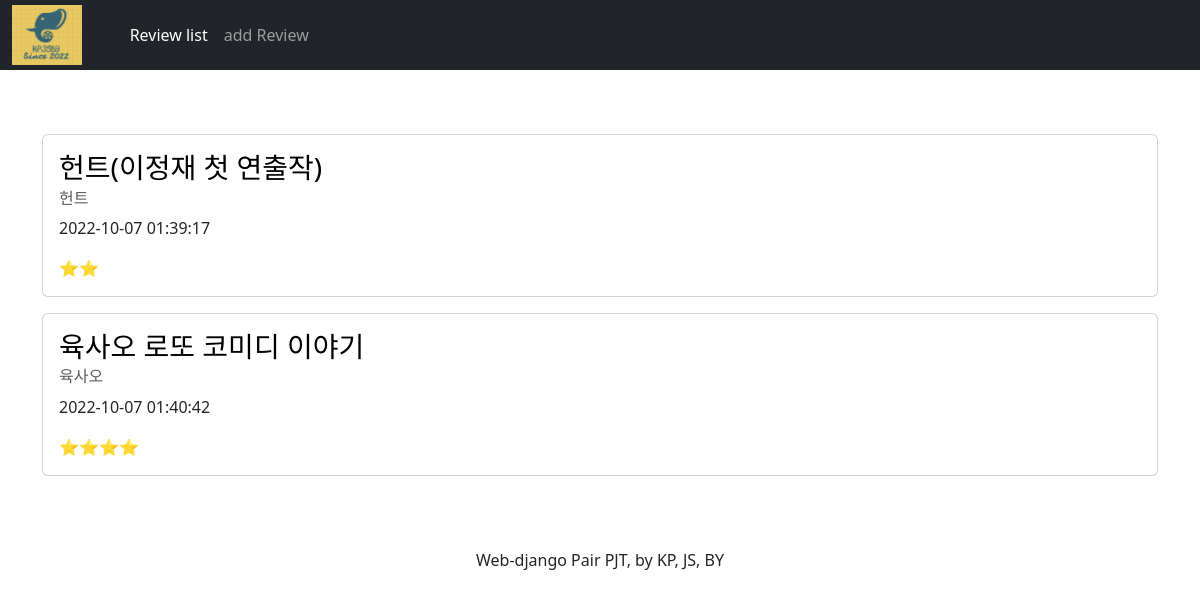
Before: /index/ with the older database file.
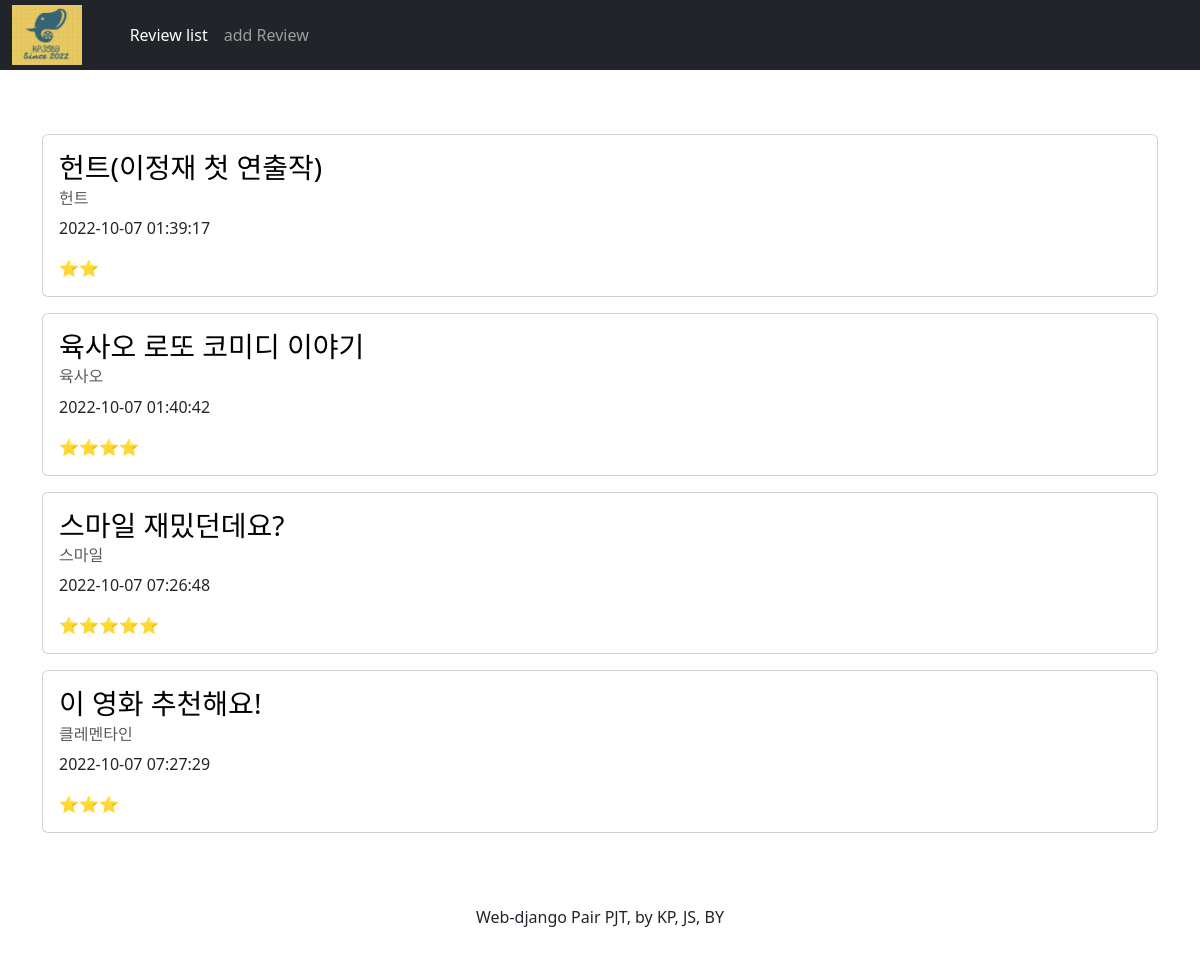
After: the same page with the newer database file.
### reviews/models.py (models this page shows)
class Reviews(models.Model):
    title = models.CharField(max_length=20)
    content = models.TextField()
    movie_name = models.CharField(max_length=20)
    grade = models.IntegerField(default=3)
    created_at = models.DateTimeField(auto_now_add=True)
    updated_at = models.DateTimeField(auto_now=True)

### reviews/views.py (the view)
# urls.py: path("index/", views.index, name="index"),
def index(request):
    reviews = Reviews.objects.all()
    context = {
        "reviews": reviews,
    }
    return render(request, "reviews/index.html", context)

### reviews/templates/reviews/index.html
{% extends 'base.html' %}
{% load static %}
{% block content %}
<div class="container py-5">
    {% for review in reviews %}
    <div class="card my-3">
        <div class="card-body">
            <h3 class="card-title">
                <a class="text-black text-decoration-none" href="{% url 'reviews:detail' review.pk %}">
                    {{ review.title }}
                </a>
            </h3>
            <h6 class="card-subtitle mb-2 text-muted">{{ review.movie_name }}</h6>
            <p class="card-text">{{ review.created_at|date:'Y-m-d H:i:s' }}</p>
            <p class="card-text">
                {% if review.grade == 1 %}
                ⭐
                {% elif review.grade == 2 %}
                ⭐⭐
                {% elif review.grade == 3 %}
                ⭐⭐⭐
                {% elif review.grade == 4 %}
                ⭐⭐⭐⭐
                {% elif review.grade == 5 %}
                ⭐⭐⭐⭐⭐
                {% endif %}
            </p>
        </div>
    </div>
    {% endfor %}
</div>
{% endblock %}

### templates/base.html (shortened to what this page needs)
{% load static %}
{% load django_bootstrap5 %}
<!DOCTYPE html>
<html lang="en">
<head>
    {% bootstrap_css %}
</head>
<body>
    <nav class="navbar navbar-expand-lg navbar-dark text-bg-dark p-0 p-lg-0">
        <div class="container-fluid">
            <a class="navbar-brand" href="{% url 'reviews:main' %}">
                <img class="" src="{% static 'images/KPJSBY_Cinema.jpg' %}" alt="logo" height="60">
            </a>
            <div class="collapse navbar-collapse" id="navbarSupportedContent">
                <ul class="navbar-nav me-auto mb-2 mb-lg-0 ms-lg-4">
                    <li class="nav-item">
                        <a class="nav-link active" href="{% url 'reviews:index' %}">Review list</a>
                    </li>
                    <li class="nav-item">
                        <a class="nav-link" href="{% url 'reviews:create' %}">add Review</a>
                    </li>
                </ul>
            </div>
        </div>
    </nav>
    {% block content %}
    {% endblock %}
    <footer class="text-center py-2">
        <div class="container sticky-bottom">
            <p>Web-django Pair PJT, by KP, JS, BY</p>
        </div>
    </footer>
</body>
</html>

Changed rows visible on the page:
added Reviews: title "스마일 재밌던데요?", movie_name "스마일", created_at "2022-10-07 07:26:48"
added Reviews: title "이 영화 추천해요!", movie_name "클레멘타인", created_at "2022-10-07 07:27:29"
